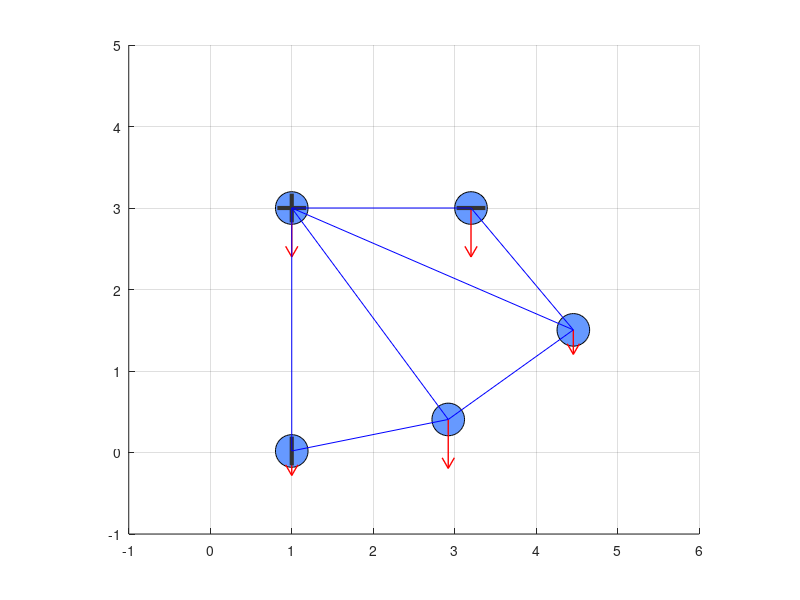

The MATLAB source for this figure:
function pos=u3
m1=1; m2=2;
k1=100; k2=120;
% m1=1; m2=2; k1=12000; k2=10;

dU = [-2 -1];

% konstrukcijos parametrai
mass=[m2 m2 m1 m2 m1];        % mases
rad=[0.1 0.1 0.1 0.1 0.1] * 2; % spinduliai
ind=[1 2; 1 3; 1 4; 1 5; 2 5; 3 4; 4 5];   % elementu mazgu globalieji numeriai   
cor=[3 4; 5 3; 1 2; 3 1; 5 1]; % mazgu koordinates
g=9.8;                      % laisvo kritimo pagreitis
F=zeros(length(mass)*2,1); % pridetos jegos
F(2:2:end)=F(2:2:end)-g*mass';
IS= [1 1 0 1 1 0 0 0 0 0];        % sablonas duotiems greiciams
stiff=[k1 k1 k2 k1 k2 k1 k2];        % standumai


llsk=2; nmz=length(mass); NN=nmz*llsk;
U=zeros(NN,1); U([1 2])=U([1 2])+dU';

h=figure; axis equal;axis ([-1 6 -1 5]);grid on; set(gcf,'Name','Niutono-Rafsono metodas');

for it=1:300
    psi=netiktis(U,cor,ind,stiff,F);
    KT=jakobian(U,cor,ind,stiff);
    
    deltaU=zeros(2*nmz,1);
    deltaU(~IS)=KT(~IS,~IS) \ psi(~IS);
    
    U=U+deltaU;

    figure(h); cla; hold on; vaizdavimas(U,ind,cor,rad,F,IS); hold off; drawnow; pause(1);
    
    eps=norm(deltaU)/(norm(U) + norm(deltaU));
    
    if eps<1e-8, break,end
end
pos=cor+reshape(U, size(cor'))';

M=diag(mass(floor((2:1:nmz*2+1)/2)));
[Y,om]=eig(KT(~IS,~IS),M(~IS,~IS));
om=diag(om).^(0.5);
om, relativeOm=max(om)/min(om)
end

function psi=netiktis(U,cor,ind,k,F)
nel=size(ind,1); nmz=size(cor,1);
psi=zeros(2*nmz,1);

for i=1:nel
    ri=ind(i,1); si=ind(i,2);
    r=[2*ri-1, 2*ri]; s=[2*si-1, 2*si];
   
    cr=cor(ri,:); cs=cor(si,:);
    Lvec=cs+U(s)'-cr-U(r)'; L=norm(Lvec); n=Lvec/L; L0=norm(cs-cr);
    T=k(i)*(L-L0);
    psi([r,s])=psi([r,s])+[n';-n']*T;
end
psi=psi+F;
end

function KT=jakobian(U,cor,ind,k)
nel=size(ind,1); nmz=size(cor,1);
KT=zeros(2*nmz,2*nmz);
for i=1:nel
    ri=ind(i,1); si=ind(i,2);
    r=[2*ri-1, 2*ri]; s=[2*si-1, 2*si];
   
    cr=cor(ri,:); cs=cor(si,:);
    Lvec=cs+U(s)'-cr-U(r)'; L=norm(Lvec); n=Lvec/L; L0=norm(cs-cr);
    
    z1=1-L0/L+Lvec(1)^2*L0/L^3;
    z23=Lvec(1)*Lvec(2)*L0/L^3;
    z4=1-L0/L+Lvec(2)^2*L0/L^3;
    
    KTe=k(i)*[z1 z23; z23 z4];
    
    KT([r,s],[r,s])=KT([r,s],[r,s])+[ KTe -KTe;
                                     -KTe  KTe];
end
end

function vaizdavimas(U,ind,cor,rad,F,IS)
nmz=length(rad);llsk=2;nel=size(ind,1);

xlim=get(gca,'XLim'); ylim=get(gca,'YLim');
xn=xlim(2)-xlim(1);yn=ylim(2)-ylim(1);
range=min(xn,yn);
maxForce=max(abs(F));
mast= range/maxForce*0.1;
constrLength=range/17;      

for i=1:nmz
    r=[(i-1)*llsk+1,i*llsk]; c=cor(i,:)'+U(r);
    rd=rad(i);
    rectangle('Position',[c'-rd,2*rd,2*rd],'Curvature',[1,1],'FaceColor',[0.4 0.6 1]);
        
    f=F(r)*mast; 
    x1=c(1);x2=c(1)+f(1);y1=c(2);y2=c(2)+f(2); 
    line([x1,x2],[y1,y2],'Color','red','LineWidth',1);
    varr=[x1-x2;y1-y2]; varr =varr/norm(varr)*range/40; 
    alf=pi/6; transf = [cos(alf) sin(alf);-sin(alf) cos(alf)];
    varr1=transf*varr; line([x2, x2+varr1(1)],[y2, y2+varr1(2)],'Color','red','LineWidth',1);
    varr1=transf'*varr;line([x2, x2+varr1(1)],[y2, y2+varr1(2)],'Color','red','LineWidth',1);
                       
    constr=IS(r);
    if constr(1) ~= 0, line(([c(1), c(1)]),([c(2)-constrLength/2, c(2)+constrLength/2]),'Color',[ 0.2 0.2 0.2],'LineWidth',3);end  
    if constr(2) ~= 0, line(([c(1)-constrLength/2, c(1)+constrLength/2]),([c(2), c(2)]),'Color',[ 0.2 0.2 0.2],'LineWidth',3);end  
end

for i=1:nel
    ri=ind(i,1);si=ind(i,2); 
    r=[(ri-1)*llsk+1,ri*llsk];s=[(si-1)*llsk+1,si*llsk];
    cr=cor(ri,:)'+U(r); cs=cor(si,:)'+U(s);
    plot([cr(1),cs(1)] , [cr(2),cs(2)],'b-');
end

return
end
